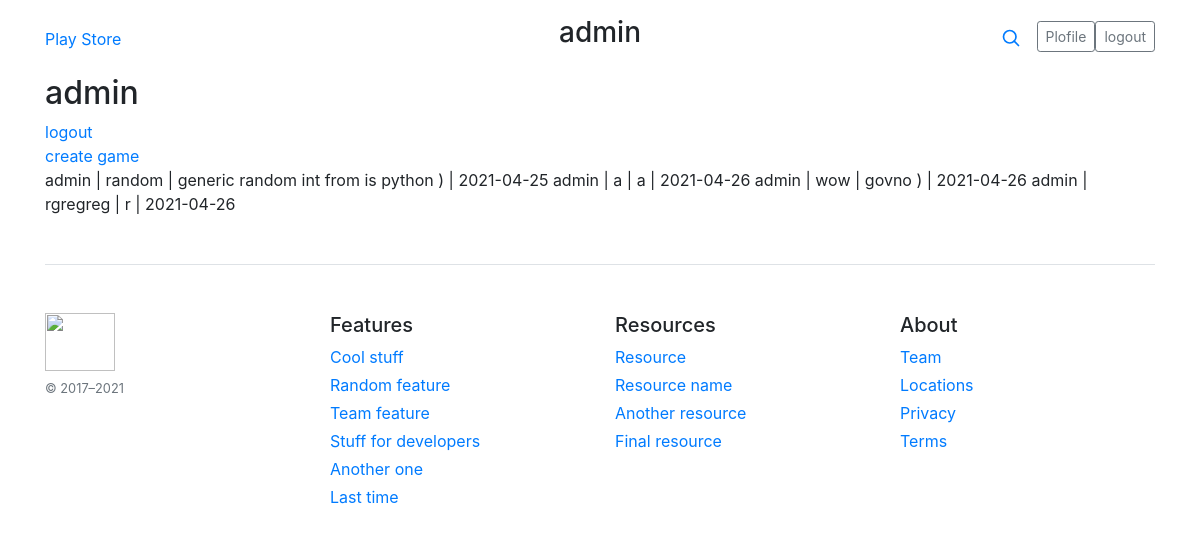
Before: /profile/admin/ (signed in) with the older database file.
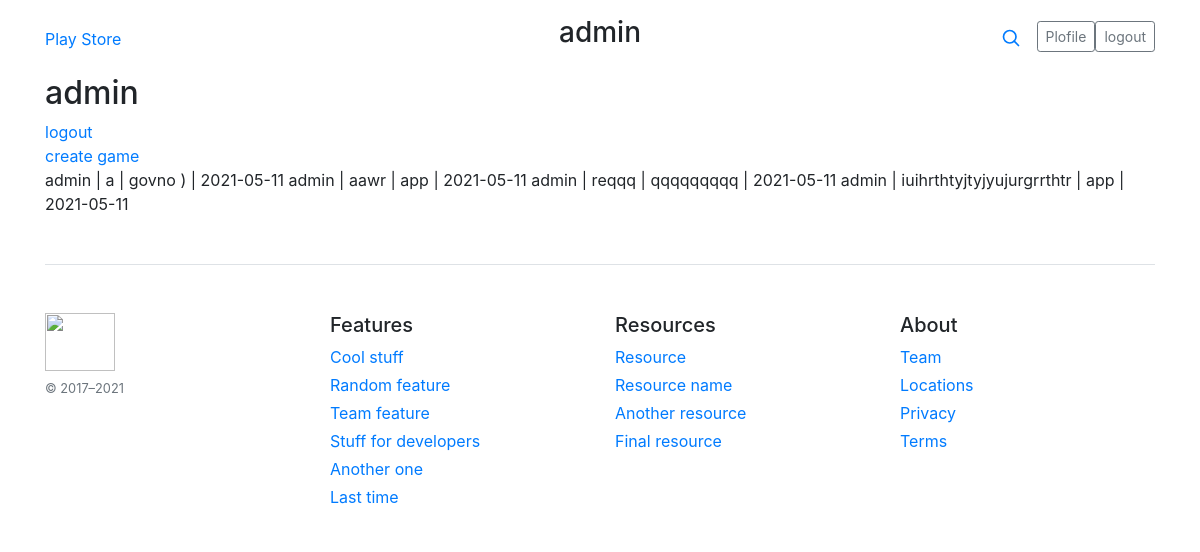
After: the same page with the newer database file.
### playapp/models.py (models this page shows)
class MyUser(AbstractUser):
    pass
    def __str__(self):
        return self.username

class Play(models.Model):
    user = models.ForeignKey(MyUser, on_delete=models.CASCADE, related_name='players')
    title = models.CharField(max_length=35, unique=True)
    description = models.CharField(max_length=120)
    image = models.ImageField()
    date_published = models.DateField(auto_now=True)
    download = models.FileField(upload_to='media')
    def __str__(self):
        return f'{self.user} | {self.title} | {self.description} | {self.date_published}'

### playapp/views.py (the view)
# urls.py: path('profile/<str:username>/', ProfileUserView.as_view(), name='profile'),
class ProfileUserView(DetailView):
    model = MyUser
    template_name = 'profile.html'
    slug_url_kwarg = 'username'
    slug_field = 'username'

### templates/profile.html
{% extends 'base.html' %}
{% block content %}
{% if request.user.is_authenticated %}
	<h2>{{ user }}</h2>
	<a href="{% url 'logout_page' %}">logout</a><br>
	<a href="{% url 'create_game' %}">create game</a><br>
	{% if user.players.all %}
		{% for play in user.players.all %}
			{{play}}
		{% endfor %}
	{% else %}
		Play not exicts
	{% endif %}
{% endif %}
{% endblock %}

### templates/base.html (shortened to what this page needs)
<!DOCTYPE html>
<html>
<head>
	<link rel="stylesheet" href="https://cdn.jsdelivr.net/npm/bootstrap@4.6.0/dist/css/bootstrap.min.css">
</head>
<body>
	<div class="container">
  <header class="blog-header py-3">
    <div class="row flex-nowrap justify-content-between align-items-center">
      <div class="col-4 pt-1">
        <a class="link-secondary" href="{% url 'index' %}">Play Store</a>
      </div>
      <div class="col-4 text-center">
      	{% if request.user.is_authenticated %}
        <h3>{{ user }}</h3>
        {% endif %}
      </div>
      <div class="col-4 d-flex justify-content-end align-items-center">
        <a class="link-secondary" href="#" aria-label="Search">
          <svg xmlns="http://www.w3.org/2000/svg" width="20" height="20" fill="none" stroke="currentColor" stroke-linecap="round" stroke-linejoin="round" stroke-width="2" class="mx-3" role="img" viewBox="0 0 24 24"><title>Search</title><circle cx="10.5" cy="10.5" r="7.5"/><path d="M21 21l-5.2-5.2"/></svg>
        </a>
        {% if user.is_authenticated %}
		<a class="btn btn-sm btn-outline-secondary" href="{% url 'profile' user.username %}">Plofile</a>
        <a class="btn btn-sm btn-outline-secondary" href="{% url 'logout_page' %}">logout</a>
        {% else %}
        <a class="btn btn-sm btn-outline-secondary" href="{% url 'login_page' %}">Login</a>
		<a class="btn btn-sm btn-outline-secondary" href="{% url 'register_page' %}">Register</a>
        {% endif %}
      </div>
    </div>
  </header>
	{% block content %}
	{% endblock %}
  <footer class="pt-4 my-md-5 pt-md-5 border-top">
    <div class="row">
      <div class="col-12 col-md">
        <img class="mb-2" src="https://www.logowiks.com/wp-content/uploads/2016/04/wolf_2_drbl_teaser.jpg.pagespeed.ce.gLNb5eqVAj.jpg" alt="" width="70" height="58">
        <small class="d-block mb-3 text-muted">&copy; 2017–2021</small>
      </div>
      <div class="col-6 col-md">
        <h5>Features</h5>
        <ul class="list-unstyled text-small">
          <li class="mb-1"><a class="link-secondary text-decoration-none" href="#">Cool stuff</a></li>
          <li class="mb-1"><a class="link-secondary text-decoration-none" href="#">Random feature</a></li>
          <li class="mb-1"><a class="link-secondary text-decoration-none" href="#">Team feature</a></li>
          <li class="mb-1"><a class="link-secondary text-decoration-none" href="#">Stuff for developers</a></li>
          <li class="mb-1"><a class="link-secondary text-decoration-none" href="#">Another one</a></li>
          <li class="mb-1"><a class="link-secondary text-decoration-none" href="#">Last time</a></li>
        </ul>
      </div>
      <div class="col-6 col-md">
        <h5>Resources</h5>
        <ul class="list-unstyled text-small">
          <li class="mb-1"><a class="link-secondary text-decoration-none" href="#">Resource</a></li>
          <li class="mb-1"><a class="link-secondary text-decoration-none" href="#">Resource name</a></li>
          <li class="mb-1"><a class="link-secondary text-decoration-none" href="#">Another resource</a></li>
          <li class="mb-1"><a class="link-secondary text-decoration-none" href="#">Final resource</a></li>
        </ul>
      </div>
      <div class="col-6 col-md">
        <h5>About</h5>
        <ul class="list-unstyled text-small">
          <li class="mb-1"><a class="link-secondary text-decoration-none" href="#">Team</a></li>
          <li class="mb-1"><a class="link-secondary text-decoration-none" href="#">Locations</a></li>
          <li class="mb-1"><a class="link-secondary text-decoration-none" href="#">Privacy</a></li>
          <li class="mb-1"><a class="link-secondary text-decoration-none" href="#">Terms</a></li>
        </ul>
      </div>
    </div>
  </footer>
</div>
</body>
</html>

Changed rows visible on the page:
removed Play: user+title+description "admin | random | generic random int from is python ) | 2021-04-25"
removed Play: user+title+description "admin | a | a | 2021-04-26"
removed Play: user+title+description "admin | wow | govno ) | 2021-04-26"
removed Play: user+title+description "admin | rgregreg | r | 2021-04-26"
added Play: user+title+description "admin | a | govno ) | 2021-05-11"
added Play: user+title+description "admin | aawr | app | 2021-05-11"
added Play: user+title+description "admin | reqqq | qqqqqqqqq | 2021-05-11"
added Play: user+title+description "admin | iuihrthtyjtyjyujurgrrthtr | app | 2021-05-11"
